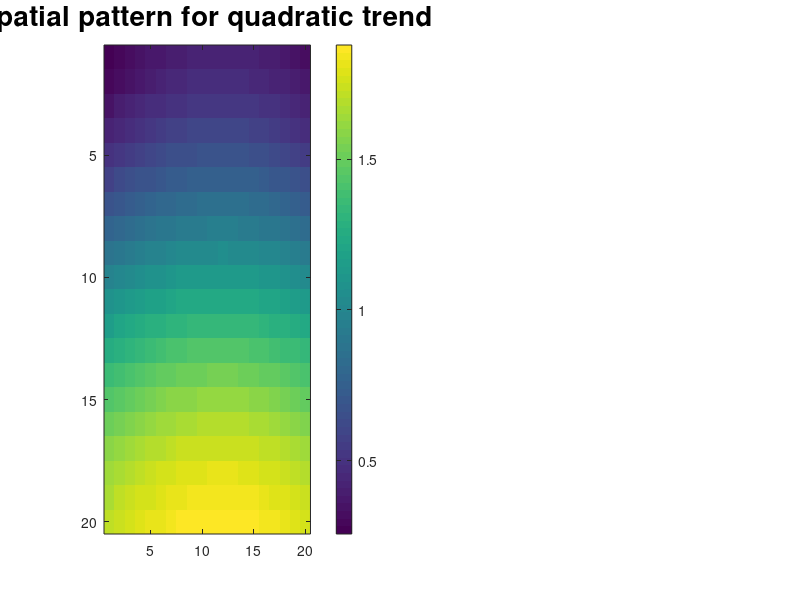

Source code (MATLAB): (Note: this script raises an error after producing the figure.)
close all
clear all

%Put your data into a matrix so that the rows indicate temporal development and the columns are corresponding to spatial data points

%make a synthetic spatio-temporal data set
%on a regular grid
x = linspace(-200,200,20);
y = linspace(-200,200,20);
[Xcoord,Ycoord] = meshgrid(x,y);
Xcoord = Xcoord(:);
Ycoord = Ycoord(:);

%regular time intervals
N = 100; %number of times
dt = 1;  %time intervals
t = dt:dt:N*dt;


%noise level
Noise = 0.1;

%%%%%%%%%%%%%%%%%%%%%%%%%%%%%%%%%%%%%%%%
%%% Quadratic trend
%sinusoidal spatial wavelengths
L1x = 200*10;
L1y = 300*10;
L2x = 100*10;
L2y = 100*10;


%make spatial pattern
D = rand(1)*cos(2*pi*Xcoord/L1x) + rand(1)*sin(2*pi*Xcoord/L2x);
D = D + rand(1)*cos(2*pi*Ycoord/L1y) + rand(1)*sin(2*pi*Ycoord/L2y);


ts = (t/max(t)).^2;
Dt = (D*ts)';

t1 = ts;
D1 = D; 
D1t = Dt;

%plot spatial and temporal patters for quadratic trend
figure
subplot(121)
imagesc(reshape(D1,20,20))
title('spatial pattern for quadratic trend','fontsize',20)
c=colorbar;
c.FontSize = 20;
ax = gca;
ax.XAxis.FontSize = 24;
ax.YAxis.FontSize = 24;

subplot(122)
imagesc(1:400,t,D1t)
title('spatial-temporal pattern for quadratic trend','fontsize',20)
xlabel('cell number')
ylabel('time')
c=colorbar;
c.FontSize = 20;
ax = gca;
ax.XAxis.FontSize = 20;
ax.YAxis.FontSize = 20;


%%%%%%%%%%%%%%%%%%%%%%%%%%%%%%%%%%%%%%%%%%%%%%
%%% periodic trend
%sinusoidal spatial terms
L1x = 400;
L1y = 600;
L2x = 200;
L2y = 200;

D = rand(1)*cos(2*pi*Xcoord/L1x) + rand(1)*sin(2*pi*Xcoord/L2x);
D = D + rand(1)*cos(2*pi*Ycoord/L1y) + rand(1)*sin(2*pi*Ycoord/L2y);

T = 30; %period of harmonic oscillation
ts = rand(1)*cos(2*pi*t/T); 
Dt = (D*ts)';

t2 = ts;
D2 = D; 
D2t = Dt;

figure
subplot(121)
imagesc(reshape(D2,20,20))
title('spatial pattern for quadratic trend','fontsize',20)
c=colorbar;
c.FontSize = 20;
ax = gca;
ax.XAxis.FontSize = 24;
ax.YAxis.FontSize = 24;

subplot(122)
imagesc(1:400,t,D2t)
title('spatial-temporal pattern for quadratic trend','fontsize',20)
xlabel('cell number')
ylabel('time')
c=colorbar;
c.FontSize = 20;
ax = gca;
ax.XAxis.FontSize = 20;
ax.YAxis.FontSize = 20;


%%%%%%%%%%%%%%%%%%%%%%%%%%%%
%%total signal
D = D1t + D2t;
Dtrue = D;

figure
subplot(121)
imagesc(1:400,t,D)
title('spatial-temporal pattern for total signal','fontsize',20)
xlabel('cell number')
ylabel('time')
c=colorbar;
c.FontSize = 20;
ax = gca;
ax.XAxis.FontSize = 20;
ax.YAxis.FontSize = 20;


%%%%%%%%%%%%%%%%%%%%%%%%%%%%%
%%add noise
D = D + Noise*randn(size(D));

subplot(122)
imagesc(1:400,t,D)
title('with noise added','fontsize',20)
xlabel('cell number')
ylabel('time')
c=colorbar;
c.FontSize = 20;
ax = gca;
ax.XAxis.FontSize = 20;
ax.YAxis.FontSize = 20;


%%%%%%%%%%%%%%%%%%%%%%%%%%%%%%%%%%%%%%%%%%%%%%
%plot some time series, randomly sampled
i = randsample(size(D,2),9);
figure
for k=1:9
    subplot(3,3,k)
    plot(t,Dtrue(:,i(k)),'.')
    hold on
    plot(t,D(:,i(k)),'.')
    ax = gca;
    ax.XAxis.FontSize = 15;
    ax.YAxis.FontSize = 15;

end




%%%%%%%%%%%%%%%%%%%%%%%%%%%%%%%%%%%%%%%%%%%%%%
%compute SVD
% Remove the time mean of each column
%D = detrend(D,'constant');

[U,S,V] = svd(D);
EC = U*S;

%EOFs = principal component loading patterns (i.e., principal components)
%ECs = EOF time series (i.e., expansion coefficient time series)
%EOFs = V
%ECs = U*S


figure
imagesc(V)
c=colorbar;
c.FontSize = 20;
title('V = EOFs, columns are spatial basis','fontsize',20)
ax = gca;
ax.XAxis.FontSize = 20;
ax.YAxis.FontSize = 20;

figure
imagesc(EC)
c=colorbar;
c.FontSize = 20;
title('U*S = EOF time series','fontsize',20)
ax = gca;
ax.XAxis.FontSize = 20;
ax.YAxis.FontSize = 20;


%plot first two EOFs (spatial basis) and associated EOF time series

figure
subplot(1,2,1)
imagesc(reshape(V(:,1),20,20))
axis equal
c=colorbar;
c.FontSize = 20;
title('V(:,1) = first spatial basis','fontsize',20)
ax = gca;
ax.XAxis.FontSize = 20;
ax.YAxis.FontSize = 20;

subplot(1,2,2)
plot(t,EC(:,1))
title('EC(:,1) = first EOF time series','fontsize',20)
ax = gca;
ax.XAxis.FontSize = 20;
ax.YAxis.FontSize = 20;



figure
subplot(1,2,1)
imagesc(reshape(V(:,2),20,20))
axis equal
c=colorbar;
c.FontSize = 20;
title('V(:,2) = second spatial basis','fontsize',20)
ax = gca;
ax.XAxis.FontSize = 20;
ax.YAxis.FontSize = 20;

subplot(1,2,2)
plot(t,EC(:,2))
title('EC(:,2) = second EOF time series')
ax = gca;
ax.XAxis.FontSize = 20;
ax.YAxis.FontSize = 20;

%%%%%%%%%%%%%%%%%%%%%%%%%%%%%%%%%%%%
%% reconstruct data using first p spatial EOFs
p = 50;
Sp = S(1:p,1:p);
Up = U(:,1:p); 
Vp = V(:,1:p);
D_hat = Up*Sp*Vp';

%plot some time series, randomly sampled
i = randsample(size(D,2),9);
figure
for k=1:9
    subplot(3,3,k)
    plot(t,D(:,i(k)),'*')
    hold on
    plot(t,D_hat(:,i(k)),'r-o')
    ax = gca;
    ax.XAxis.FontSize = 15;
    ax.YAxis.FontSize = 15;

    
end
title('Data (blue) and fit (red)')

